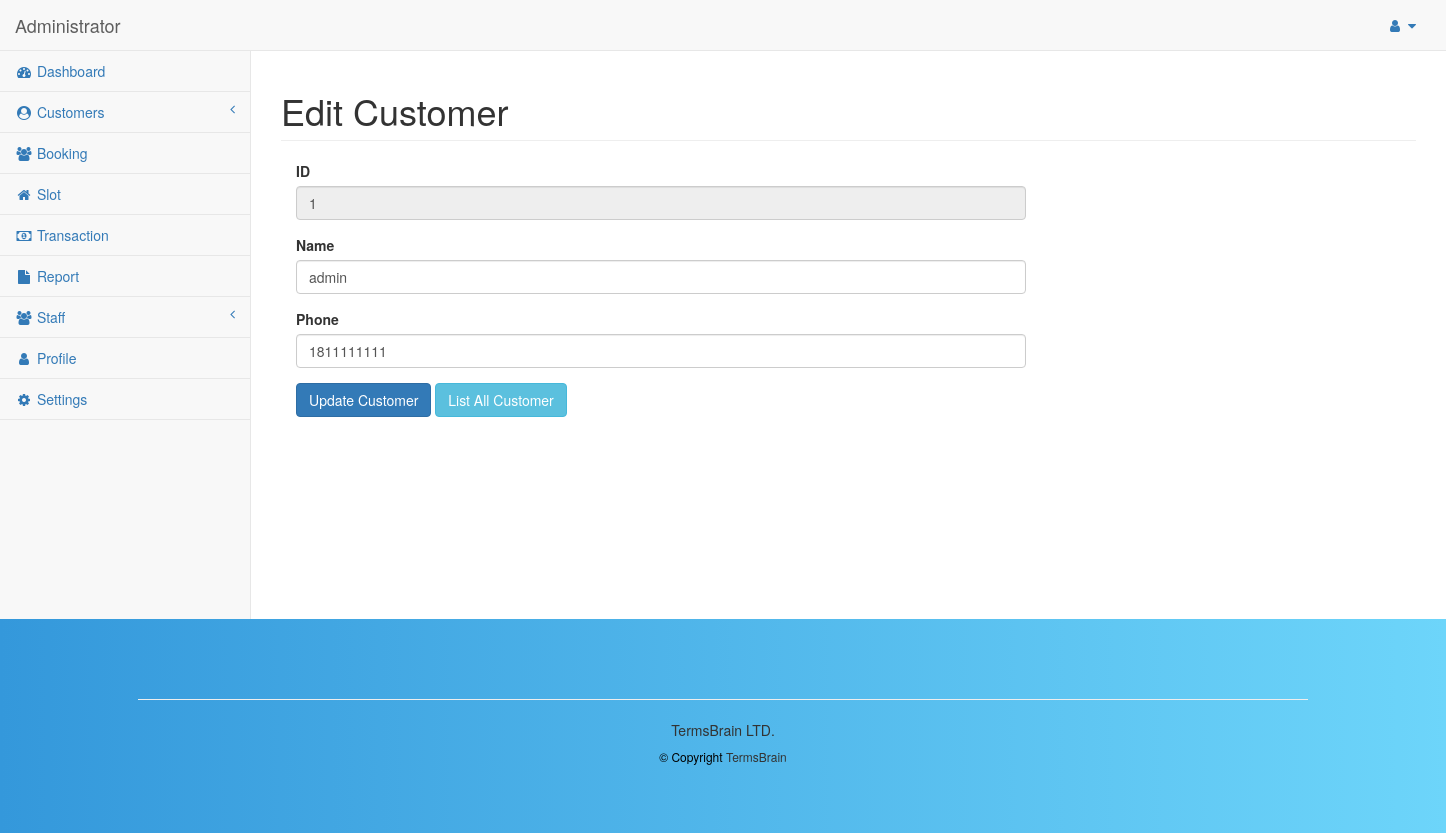
Page /editCustomer.php?id=1 (signed in) on the earlier database version.
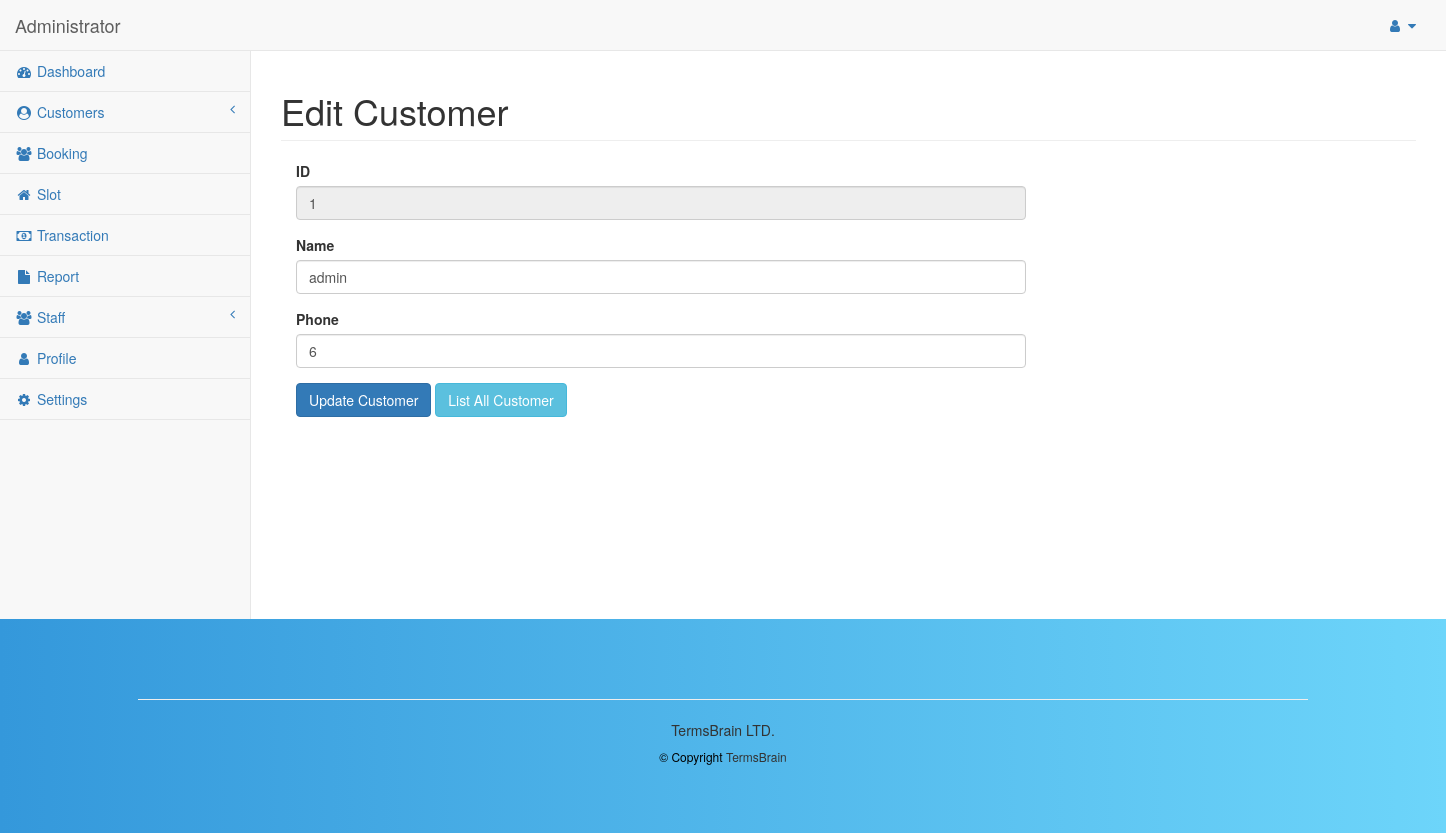
Same page on the later database version.
### tables this page shows
CREATE TABLE `customers` (
  `id` int(11) NOT NULL,
  `name` varchar(255) DEFAULT NULL,
  `phone` varchar(14) DEFAULT NULL,
  `created_at` timestamp NOT NULL DEFAULT current_timestamp(),
  `updated_at` datetime DEFAULT current_timestamp() ON UPDATE current_timestamp()
);

### editCustomer.php (the view, shortened to what this page needs)
<?php
include 'connection.php';
include_once('includes/header.php');
?>
<?php
$id = $_REQUEST['id'];
$str = "SELECT * FROM customers WHERE id=$id";
$result = mysqli_query($conn, $str);
$customer = mysqli_fetch_array($result);
?>
<div id="page-wrapper">
    <div class="row">
        <div class="col-lg-12">
            <h1 class="page-header">Edit Customer</h1>
        </div>
    </div>
    <div class="row">
        <div class="container">
            <div class="col-md-8">
                <form method="post" action="">
                    <div class="form-group">
                        <label for="">ID</label>
                        <input type="text" value="<?php echo $customer['id'] ?>" class="form-control" name="id" id="" disabled>
                    </div>
                    <div class="form-group">
                        <label for="">Name</label>
                        <input type="text" value="<?php echo $customer['name'] ?>" class="form-control" name="name" id="">
                    </div>
                    <div class="form-group">
                        <label for="">Phone</label>
                        <input type="phone" value="<?php echo $customer['phone'] ?>" class="form-control" name="phone" id="">
                    </div>
                    <div class="form-group">
                        <input class="btn btn-primary" type="submit" name="submit" value="Update Customer">
                        <a class="btn btn-info" href="customers.php">List All Customer</a>
                    </div>
                </form>
            </div>
        </div>
    </div>
</div>
<?php
include_once('includes/footer.php');
?>

Differences in the rows shown:
changed customers "admin": phone "1811111111" → "6"
